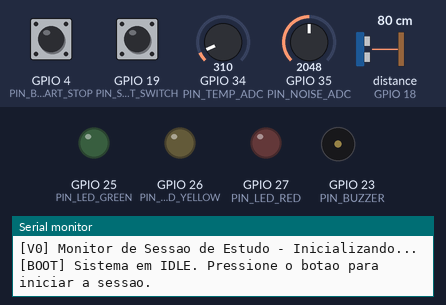
The program below on a simulated ESP32. Parts: output pins drawn as LEDs (lit = HIGH), buzzer (waves = sounding), the last lines printed to the serial monitor. Wiring (from diagram.json): ultrasonic range finder: trigger GPIO 5; echo GPIO 18. The test bench sets the inputs (shaded band); at power-on: GPIO 4 (PIN_BTN_START_STOP) HIGH, GPIO 19 (PIN_SEAT_SWITCH) LOW, GPIO 34 (PIN_TEMP_ADC) = 310, GPIO 35 (PIN_NOISE_ADC) = 2048, distance to the obstacle (sensor on GPIO 18) 80 cm (analog values on the 0–4095 scale). The echo pulse lasts 58.3 µs per cm; pins used as bus, display or sensor lines are not drawn.

Above: at 1.7 s.
1.8 s: GPIO 4 (PIN_BTN_START_STOP) pulled LOW for 0.6 s
At 2.7 s:
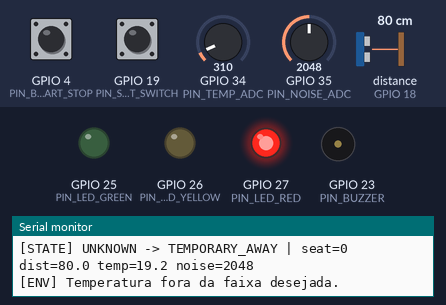
3.9 s: GPIO 4 (PIN_BTN_START_STOP) pulled LOW for 1 s
At 3.94 s:
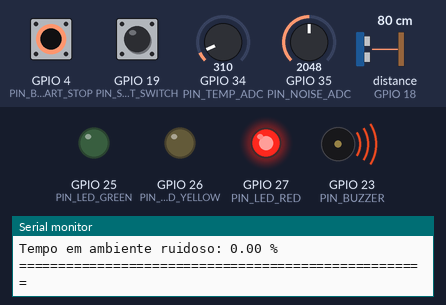
6.4 s: GPIO 4 (PIN_BTN_START_STOP) pulled LOW for 3.2 s
At 7.4 s:
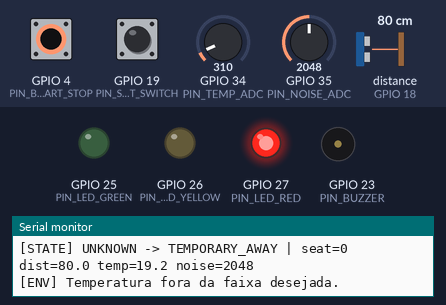
Timing chart, 0 to 9.4 s (numbered marks = the images above; inputs shaded):
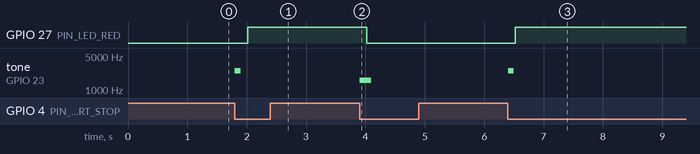

The program:

main.cpp
```cpp
#include <Arduino.h>

// =========================
// Configuração de hardware
// =========================
constexpr int PIN_BTN_START_STOP = 4;   // pushbutton para iniciar/encerrar sessão
constexpr int PIN_SEAT_SWITCH    = 19;  // slide switch simulando sensor de presença/ocupação
constexpr int PIN_TRIG           = 5;   // HC-SR04 trig
constexpr int PIN_ECHO           = 18;  // HC-SR04 echo
constexpr int PIN_TEMP_ADC       = 34;  // potenciômetro simulando temperatura
constexpr int PIN_NOISE_ADC      = 35;  // potenciômetro simulando ruído
constexpr int PIN_LED_GREEN      = 25;
constexpr int PIN_LED_YELLOW     = 26;
constexpr int PIN_LED_RED        = 27;
constexpr int PIN_BUZZER         = 23;

// =========================
// Parâmetros do sistema
// =========================
constexpr float DIST_MIN_CM = 20.0f;
constexpr float DIST_MAX_CM = 70.0f;
constexpr uint16_t NOISE_WARN_THRESHOLD = 2500;
constexpr float TEMP_MIN_OK = 20.0f;
constexpr float TEMP_MAX_OK = 30.0f;
constexpr uint32_t SENSOR_PERIOD_MS = 500;
constexpr uint32_t UI_PERIOD_MS = 250;
constexpr uint32_t MIN_INTERRUPT_MS = 5000;
constexpr uint32_t LONG_ABSENCE_MS = 30000;
constexpr uint32_t BUTTON_DEBOUNCE_MS = 250;

// =========================
// Tipos de dados
// =========================
enum class SystemState : uint8_t {
  BOOT,
  IDLE,
  SESSION_ACTIVE,
  SESSION_ENDED,
  ERROR
};

enum class AttentionState : uint8_t {
  UNKNOWN,
  FOCUSED,
  UNSTABLE,
  TEMPORARY_AWAY,
  ABSENT,
  ENV_WARNING
};

enum class ButtonEventType : uint8_t {
  TOGGLE_SESSION
};

struct ButtonEvent {
  ButtonEventType type;
  uint32_t timestampMs;
};

struct SensorSample {
  uint32_t timestampMs;
  bool seatPresent;
  float distanceCm;
  float temperatureC;
  uint16_t noiseRaw;
};

struct UiStatus {
  SystemState systemState;
  AttentionState attentionState;
  bool noisy;
  bool tempWarning;
  bool sessionActive;
};

struct SessionData {
  bool active;
  uint32_t startTimeMs;
  uint32_t endTimeMs;
  uint32_t totalPresentMs;
  uint32_t totalAbsentMs;
  uint32_t currentContinuousBlockMs;
  uint32_t longestContinuousBlockMs;
  uint32_t currentAbsenceMs;
  uint16_t interruptions;
  uint8_t focusScore;
  float tempMin;
  float tempMax;
  float tempSum;
  uint32_t tempSamples;
  uint32_t noisyWindows;
  uint32_t totalWindows;
  uint16_t noisePeak;
  AttentionState lastAttentionState;
};

// =========================
// Recursos RTOS
// =========================
QueueHandle_t qButtonEvents = nullptr;
QueueHandle_t qSensorSamples = nullptr; // fila de comprimento 1 para manter a amostra mais recente
QueueHandle_t qUiStatus = nullptr;
SemaphoreHandle_t mtxSession = nullptr;

volatile uint32_t gLastButtonInterruptMs = 0;
SystemState gSystemState = SystemState::BOOT;
SessionData gSessionData{};

// =========================
// Utilidades
// =========================
const char* toString(SystemState state) {
  switch (state) {
    case SystemState::BOOT: return "BOOT";
    case SystemState::IDLE: return "IDLE";
    case SystemState::SESSION_ACTIVE: return "SESSION_ACTIVE";
    case SystemState::SESSION_ENDED: return "SESSION_ENDED";
    case SystemState::ERROR: return "ERROR";
    default: return "UNKNOWN";
  }
}

const char* toString(AttentionState state) {
  switch (state) {
    case AttentionState::UNKNOWN: return "UNKNOWN";
    case AttentionState::FOCUSED: return "FOCUSED";
    case AttentionState::UNSTABLE: return "UNSTABLE";
    case AttentionState::TEMPORARY_AWAY: return "TEMPORARY_AWAY";
    case AttentionState::ABSENT: return "ABSENT";
    case AttentionState::ENV_WARNING: return "ENV_WARNING";
    default: return "UNKNOWN";
  }
}

float mapFloat(float x, float inMin, float inMax, float outMin, float outMax) {
  if (x <= inMin) return outMin;
  if (x >= inMax) return outMax;
  return (x - inMin) * (outMax - outMin) / (inMax - inMin) + outMin;
}

float readDistanceCm() {
  digitalWrite(PIN_TRIG, LOW);
  delayMicroseconds(2);
  digitalWrite(PIN_TRIG, HIGH);
  delayMicroseconds(10);
  digitalWrite(PIN_TRIG, LOW);

  unsigned long duration = pulseIn(PIN_ECHO, HIGH, 30000UL);
  if (duration == 0) {
    return 999.0f; // timeout -> sem leitura válida
  }
  return (duration * 0.0343f) / 2.0f;
}

float readTemperatureC() {
  int raw = analogRead(PIN_TEMP_ADC);
  return mapFloat(static_cast<float>(raw), 0.0f, 4095.0f, 18.0f, 34.0f);
}

uint16_t readNoiseRaw() {
  return static_cast<uint16_t>(analogRead(PIN_NOISE_ADC));
}

void setLeds(bool green, bool yellow, bool red) {
  digitalWrite(PIN_LED_GREEN, green ? HIGH : LOW);
  digitalWrite(PIN_LED_YELLOW, yellow ? HIGH : LOW);
  digitalWrite(PIN_LED_RED, red ? HIGH : LOW);
}

void beep(uint16_t frequency = 2200, uint16_t durationMs = 80) {
  tone(PIN_BUZZER, frequency, durationMs);
}

void resetSessionData() {
  gSessionData = {};
  gSessionData.active = true;
  gSessionData.startTimeMs = millis();
  gSessionData.focusScore = 100;
  gSessionData.tempMin = 9999.0f;
  gSessionData.tempMax = -9999.0f;
  gSessionData.lastAttentionState = AttentionState::UNKNOWN;
}

void printSessionReport() {
  if (xSemaphoreTake(mtxSession, pdMS_TO_TICKS(100)) != pdTRUE) {
    Serial.println("[REPORT] Falha ao obter mutex da sessão.");
    return;
  }

  const uint32_t durationMs = gSessionData.endTimeMs - gSessionData.startTimeMs;
  const float durationMin = durationMs / 60000.0f;
  const float tempAvg = (gSessionData.tempSamples > 0)
                          ? (gSessionData.tempSum / static_cast<float>(gSessionData.tempSamples))
                          : 0.0f;
  const float noisyPercent = (gSessionData.totalWindows > 0)
                               ? (100.0f * static_cast<float>(gSessionData.noisyWindows) /
                                  static_cast<float>(gSessionData.totalWindows))
                               : 0.0f;

  Serial.println();
  Serial.println("================ RELATORIO DA SESSAO ================");
  Serial.printf("Duracao total: %.2f min\n", durationMin);
  Serial.printf("Tempo presente: %.2f min\n", gSessionData.totalPresentMs / 60000.0f);
  Serial.printf("Tempo ausente: %.2f min\n", gSessionData.totalAbsentMs / 60000.0f);
  Serial.printf("Interrupcoes: %u\n", gSessionData.interruptions);
  Serial.printf("Maior bloco continuo: %.2f min\n", gSessionData.longestContinuousBlockMs / 60000.0f);
  Serial.printf("Indice de foco: %u/100\n", gSessionData.focusScore);
  Serial.printf("Temperatura media: %.2f C\n", tempAvg);
  Serial.printf("Temperatura minima: %.2f C\n", gSessionData.tempMin);
  Serial.printf("Temperatura maxima: %.2f C\n", gSessionData.tempMax);
  Serial.printf("Ruido pico (raw): %u\n", gSessionData.noisePeak);
  Serial.printf("Tempo em ambiente ruidoso: %.2f %%\n", noisyPercent);
  Serial.println("====================================================");
  Serial.println();

  xSemaphoreGive(mtxSession);
}

// =========================
// ISR do botão
// =========================
void IRAM_ATTR onStartStopButton() {
  const uint32_t nowMs = millis();
  if ((nowMs - gLastButtonInterruptMs) < BUTTON_DEBOUNCE_MS) {
    return;
  }
  gLastButtonInterruptMs = nowMs;

  ButtonEvent evt{ButtonEventType::TOGGLE_SESSION, nowMs};
  BaseType_t higherPriorityWoken = pdFALSE;
  xQueueSendFromISR(qButtonEvents, &evt, &higherPriorityWoken);
  if (higherPriorityWoken == pdTRUE) {
    portYIELD_FROM_ISR();
  }
}

// =========================
// Tasks
// =========================
void taskSessionManager(void* parameter) {
  ButtonEvent evt{};
  while (true) {
    if (xQueueReceive(qButtonEvents, &evt, pdMS_TO_TICKS(100)) == pdTRUE) {
      if (evt.type == ButtonEventType::TOGGLE_SESSION) {
        if (xSemaphoreTake(mtxSession, pdMS_TO_TICKS(100)) == pdTRUE) {
          if (!gSessionData.active) {
            resetSessionData();
            gSystemState = SystemState::SESSION_ACTIVE;
            Serial.printf("[SESSION] Sessao iniciada em %lu ms\n", gSessionData.startTimeMs);
            beep(2500, 100);
          } else {
            gSessionData.active = false;
            gSessionData.endTimeMs = millis();
            gSystemState = SystemState::SESSION_ENDED;
            Serial.printf("[SESSION] Sessao encerrada em %lu ms\n", gSessionData.endTimeMs);
            beep(1600, 200);
          }
          xSemaphoreGive(mtxSession);
        }

        if (gSystemState == SystemState::SESSION_ENDED) {
          printSessionReport();
          gSystemState = SystemState::IDLE;
        }
      }
    }
  }
}

void taskSensorService(void* parameter) {
  SensorSample sample{};

  while (true) {
    sample.timestampMs = millis();
    sample.seatPresent = (digitalRead(PIN_SEAT_SWITCH) == HIGH);
    sample.distanceCm = readDistanceCm();
    sample.temperatureC = readTemperatureC();
    sample.noiseRaw = readNoiseRaw();

    xQueueOverwrite(qSensorSamples, &sample);

    vTaskDelay(pdMS_TO_TICKS(SENSOR_PERIOD_MS));
  }
}

void taskFocusEvaluator(void* parameter) {
  SensorSample sample{};
  UiStatus ui{};

  while (true) {
    if (xQueuePeek(qSensorSamples, &sample, pdMS_TO_TICKS(100)) == pdTRUE) {
      if (xSemaphoreTake(mtxSession, pdMS_TO_TICKS(100)) == pdTRUE) {
        ui.systemState = gSystemState;
        ui.sessionActive = gSessionData.active;

        if (!gSessionData.active) {
          ui.attentionState = AttentionState::UNKNOWN;
          ui.noisy = false;
          ui.tempWarning = false;
          xSemaphoreGive(mtxSession);
          xQueueOverwrite(qUiStatus, &ui);
          vTaskDelay(pdMS_TO_TICKS(SENSOR_PERIOD_MS));
          continue;
        }

        const bool distanceOk = sample.distanceCm >= DIST_MIN_CM && sample.distanceCm <= DIST_MAX_CM;
        const bool presentNow = sample.seatPresent && distanceOk;
        const bool noisy = sample.noiseRaw >= NOISE_WARN_THRESHOLD;
        const bool tempWarning = (sample.temperatureC < TEMP_MIN_OK || sample.temperatureC > TEMP_MAX_OK);

        gSessionData.totalWindows++;
        if (noisy) {
          gSessionData.noisyWindows++;
        }
        if (sample.noiseRaw > gSessionData.noisePeak) {
          gSessionData.noisePeak = sample.noiseRaw;
        }

        gSessionData.tempSum += sample.temperatureC;
        gSessionData.tempSamples++;
        if (sample.temperatureC < gSessionData.tempMin) {
          gSessionData.tempMin = sample.temperatureC;
        }
        if (sample.temperatureC > gSessionData.tempMax) {
          gSessionData.tempMax = sample.temperatureC;
        }

        AttentionState newAttentionState = AttentionState::UNKNOWN;

        if (presentNow) {
          gSessionData.totalPresentMs += SENSOR_PERIOD_MS;
          gSessionData.currentContinuousBlockMs += SENSOR_PERIOD_MS;

          if (gSessionData.currentContinuousBlockMs > gSessionData.longestContinuousBlockMs) {
            gSessionData.longestContinuousBlockMs = gSessionData.currentContinuousBlockMs;
          }

          if (gSessionData.currentAbsenceMs >= MIN_INTERRUPT_MS) {
            gSessionData.interruptions++;
            if (gSessionData.focusScore >= 8) {
              gSessionData.focusScore -= 8;
            } else {
              gSessionData.focusScore = 0;
            }
            Serial.printf("[FOCUS] Interrupcao registrada. Total=%u\n", gSessionData.interruptions);
            beep(1900, 120);
          }
          gSessionData.currentAbsenceMs = 0;

          if (tempWarning || noisy) {
            newAttentionState = AttentionState::ENV_WARNING;
          } else if (sample.distanceCm < DIST_MIN_CM + 4.0f || sample.distanceCm > DIST_MAX_CM - 4.0f) {
            newAttentionState = AttentionState::UNSTABLE;
          } else {
            newAttentionState = AttentionState::FOCUSED;
          }
        } else {
          gSessionData.totalAbsentMs += SENSOR_PERIOD_MS;
          gSessionData.currentAbsenceMs += SENSOR_PERIOD_MS;
          gSessionData.currentContinuousBlockMs = 0;

          if (gSessionData.focusScore > 0) {
            gSessionData.focusScore = max(0, static_cast<int>(gSessionData.focusScore) - 1);
          }

          if (gSessionData.currentAbsenceMs >= LONG_ABSENCE_MS) {
            newAttentionState = AttentionState::ABSENT;
          } else {
            newAttentionState = AttentionState::TEMPORARY_AWAY;
          }
        }

        if (newAttentionState != gSessionData.lastAttentionState) {
          Serial.printf("[STATE] %s -> %s | seat=%d dist=%.1f temp=%.1f noise=%u\n",
                        toString(gSessionData.lastAttentionState),
                        toString(newAttentionState),
                        sample.seatPresent,
                        sample.distanceCm,
                        sample.temperatureC,
                        sample.noiseRaw);
          gSessionData.lastAttentionState = newAttentionState;
        }

        ui.attentionState = newAttentionState;
        ui.noisy = noisy;
        ui.tempWarning = tempWarning;
        xSemaphoreGive(mtxSession);
        xQueueOverwrite(qUiStatus, &ui);
      }
    }

    vTaskDelay(pdMS_TO_TICKS(SENSOR_PERIOD_MS));
  }
}

void taskUiAndLogger(void* parameter) {
  UiStatus ui{};
  bool lastNoisy = false;
  bool lastTempWarning = false;

  while (true) {
    if (xQueuePeek(qUiStatus, &ui, pdMS_TO_TICKS(UI_PERIOD_MS)) == pdTRUE) {
      if (!ui.sessionActive) {
        setLeds(false, false, false);
      } else {
        switch (ui.attentionState) {
          case AttentionState::FOCUSED:
            setLeds(true, false, false);
            break;
          case AttentionState::UNSTABLE:
          case AttentionState::ENV_WARNING:
            setLeds(false, true, false);
            break;
          case AttentionState::TEMPORARY_AWAY:
          case AttentionState::ABSENT:
            setLeds(false, false, true);
            break;
          default:
            setLeds(false, false, false);
            break;
        }
      }

      if (ui.noisy && !lastNoisy) {
        Serial.println("[ENV] Ambiente ruidoso detectado.");
      }
      if (ui.tempWarning && !lastTempWarning) {
        Serial.println("[ENV] Temperatura fora da faixa desejada.");
      }

      lastNoisy = ui.noisy;
      lastTempWarning = ui.tempWarning;
    }

    vTaskDelay(pdMS_TO_TICKS(UI_PERIOD_MS));
  }
}

// =========================
// Setup / loop
// =========================
void setup() {
  Serial.begin(115200);
  delay(500);
  Serial.println("\n[V0] Monitor de Sessao de Estudo - Inicializando...");

  pinMode(PIN_BTN_START_STOP, INPUT_PULLUP);
  pinMode(PIN_SEAT_SWITCH, INPUT_PULLUP);
  pinMode(PIN_TRIG, OUTPUT);
  pinMode(PIN_ECHO, INPUT);
  pinMode(PIN_LED_GREEN, OUTPUT);
  pinMode(PIN_LED_YELLOW, OUTPUT);
  pinMode(PIN_LED_RED, OUTPUT);
  pinMode(PIN_BUZZER, OUTPUT);

  analogReadResolution(12);
  setLeds(false, false, false);

  qButtonEvents = xQueueCreate(8, sizeof(ButtonEvent));
  qSensorSamples = xQueueCreate(1, sizeof(SensorSample));
  qUiStatus = xQueueCreate(1, sizeof(UiStatus));
  mtxSession = xSemaphoreCreateMutex();

  if (!qButtonEvents || !qSensorSamples || !qUiStatus || !mtxSession) {
    gSystemState = SystemState::ERROR;
    Serial.println("[BOOT] Falha ao criar recursos RTOS.");
    setLeds(false, false, true);
    while (true) {
      delay(1000);
    }
  }

  gSystemState = SystemState::IDLE;
  gSessionData.active = false;

  attachInterrupt(digitalPinToInterrupt(PIN_BTN_START_STOP), onStartStopButton, FALLING);

  xTaskCreatePinnedToCore(taskSessionManager, "SessionManager", 4096, nullptr, 3, nullptr, 1);
  xTaskCreatePinnedToCore(taskSensorService, "SensorService", 4096, nullptr, 2, nullptr, 1);
  xTaskCreatePinnedToCore(taskFocusEvaluator, "FocusEvaluator", 4096, nullptr, 2, nullptr, 0);
  xTaskCreatePinnedToCore(taskUiAndLogger, "UiLogger", 3072, nullptr, 1, nullptr, 0);

  Serial.println("[BOOT] Sistema em IDLE. Pressione o botao para iniciar a sessao.");
}

void loop() {
  // Em projetos com FreeRTOS na ESP32, o trabalho principal fica nas tasks.
  vTaskDelay(pdMS_TO_TICKS(1000));
}
```

Measured:
- after the input at 1.8 s, GPIO 27 (PIN_LED_RED): LOW → HIGH after 0.22 s; tone on GPIO 23 (PIN_BUZZER): silent → 2500 Hz at once, → silent 0.10 s later
- after the input at 3.9 s, GPIO 27 (PIN_LED_RED): HIGH → LOW after 0.12 s; tone on GPIO 23 (PIN_BUZZER): silent → 1600 Hz at once, → silent 0.20 s later
- after the input at 6.4 s, GPIO 27 (PIN_LED_RED): LOW → HIGH after 0.12 s; tone on GPIO 23 (PIN_BUZZER): silent → 2500 Hz at once, → silent 0.10 s later
